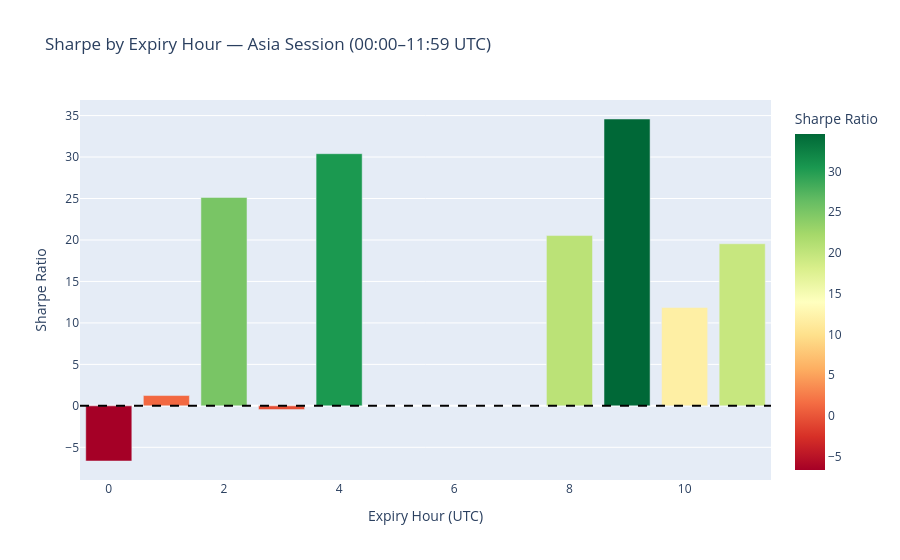

This figure's notebook cell:
### Markdown cell above
## Cross-Validation by UTC Expiry Hour (Asia window)

### Code cell
def cv_by_hour_asia(trades_df: pl.DataFrame) -> pd.DataFrame:
    rows = []
    for hour in ASIA_SESSION_HOURS:
        sub = trades_df.filter(pl.col("expiry_hour_utc") == hour)
        if len(sub) == 0:
            continue
        m = compute_metrics(sub)
        m["hour_utc"] = hour
        rows.append(m)
    return pd.DataFrame(rows).set_index("hour_utc")

hour_cv_asia = cv_by_hour_asia(trades)
display(hour_cv_asia[["n_trades", "sharpe_ratio", "win_rate_pct", "itm_rate_pct", "total_return_$"]])

fig_hour_asia = px.bar(
    hour_cv_asia.reset_index(), x="hour_utc", y="sharpe_ratio",
    color="sharpe_ratio", color_continuous_scale="RdYlGn",
    title="Sharpe by Expiry Hour — Asia Session (00:00–11:59 UTC)",
    labels={"hour_utc": "Expiry Hour (UTC)", "sharpe_ratio": "Sharpe Ratio"},
)
fig_hour_asia.add_hline(y=0, line_dash="dash", line_color="black")
fig_hour_asia.show()

### Figure 1 — Plotly figure (JSON) as saved in the notebook; plotly's stock layout.template omitted (floating-point values rounded to 4 significant figures)
{"data": [{"hovertemplate": "Expiry Hour (UTC)=%{x}<br>Sharpe Ratio=%{marker.color}<extra></extra>", "legendgroup": "", "marker": {"color": [-6.649, 1.243, 25.13, -0.449, 30.4, 20.53, 34.59, 11.85, 19.55], "coloraxis": "coloraxis", "pattern": {"shape": ""}}, "name": "", "orientation": "v", "showlegend": false, "textposition": "auto", "x": [0, 1, 2, 3, 4, 8, 9, 10, 11], "xaxis": "x", "y": [-6.649, 1.243, 25.13, -0.449, 30.4, 20.53, 34.59, 11.85, 19.55], "yaxis": "y", "type": "bar"}], "layout": {"xaxis": {"anchor": "y", "domain": [0, 1], "title": {"text": "Expiry Hour (UTC)"}}, "yaxis": {"anchor": "x", "domain": [0, 1], "title": {"text": "Sharpe Ratio"}}, "coloraxis": {"colorbar": {"title": {"text": "Sharpe Ratio"}}, "colorscale": [[0, "rgb(165,0,38)"], [0.1, "rgb(215,48,39)"], [0.2, "rgb(244,109,67)"], [0.3, "rgb(253,174,97)"], [0.4, "rgb(254,224,139)"], [0.5, "rgb(255,255,191)"], [0.6, "rgb(217,239,139)"], [0.7, "rgb(166,217,106)"], [0.8, "rgb(102,189,99)"], [0.9, "rgb(26,152,80)"], [1, "rgb(0,104,55)"]]}, "legend": {"tracegroupgap": 0}, "title": {"text": "Sharpe by Expiry Hour — Asia Session (00:00–11:59 UTC)"}, "barmode": "relative", "shapes": [{"line": {"color": "black", "dash": "dash"}, "type": "line", "x0": 0, "x1": 1, "xref": "x domain", "y0": 0, "y1": 0, "yref": "y"}]}}
